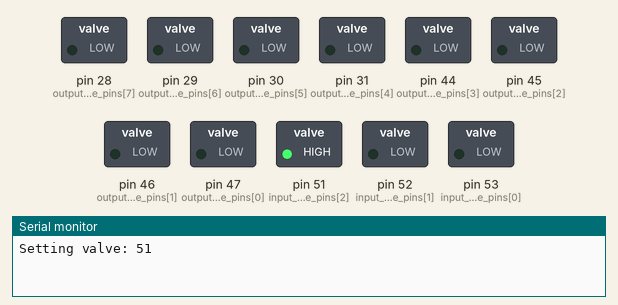
Simulated run of this sketch. Board: Arduino Mega 2560, built with avr-gcc and run on an emulated ATmega2560. On the bench: switched loads named in the sketch (green lamp = pin HIGH), the last lines printed to the serial monitor.

Above: at 0.1 s.
At 1.1 s:
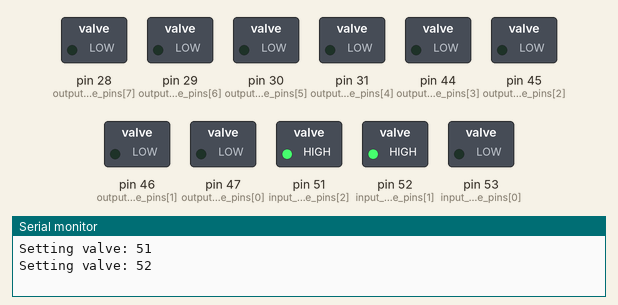
At 2.1 s:
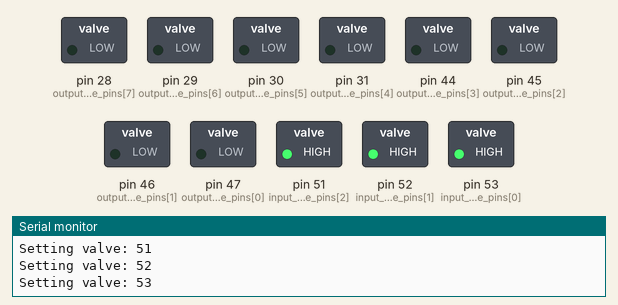
At 5.1 s:
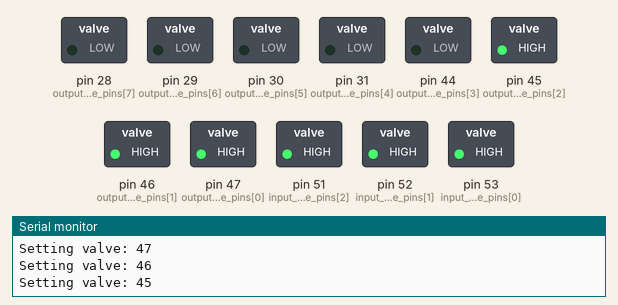
At 7.1 s:
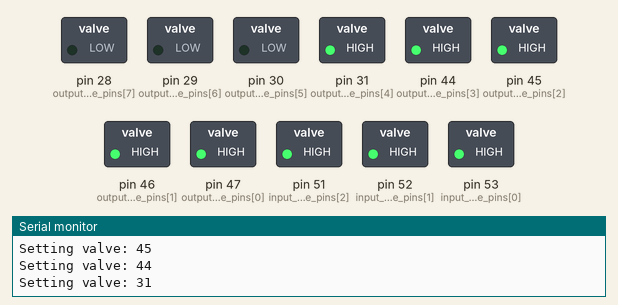
At 10.1 s:
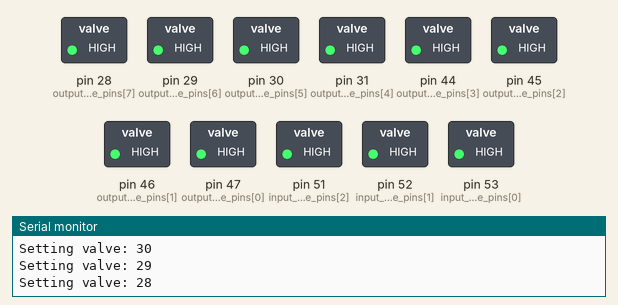
Timing chart, 0 to 11.6 s (numbered marks = the images above):
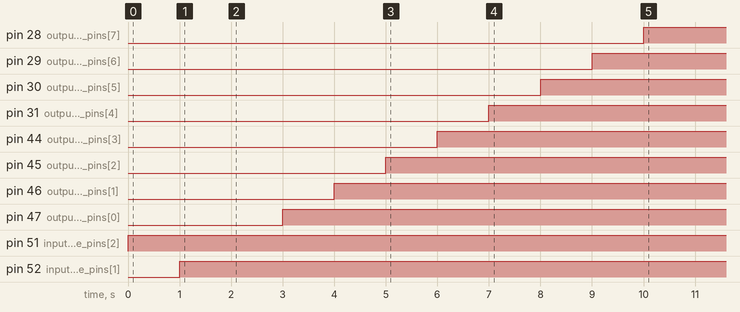

The sketch:

test_valve_open.ino
```cpp
/*
  test_valve_open
  part of pneumatic control code used in the Hatton lab to pneumatically actuate devices

  Opens each input and output valve.

  written 2023-11-10 by Katie Allison
  last modified 2023-11-10
  original pneumatics code by Kurtis Laqua
*/
// Globals for valve states (where OPEN is HIGH because valves are NC)
#define OPEN HIGH
#define CLOSED LOW

// Globals for valve ID order
#define IN_POS 2
#define IN_NEU 1
#define IN_NEG 0

// Pin specifications (output pins, for input and output valves)
const int input_valve_pins[3] = {53,52,51};
const int output_valve_pins[8] = {47,46,45,44,31,30,29,28};

// Changeable constants: length of delay and test set
int delay_time = 1000; // in ms
const int num_input_tests = 3;
int input_valves_to_test[num_input_tests] = {IN_POS,IN_NEU,IN_NEG}; // indices for selected valves to test
const int num_output_tests = 8;
int output_valves_to_test[num_output_tests] = {0,1,2,3,4,5,6,7}; // indices for selected valves to test

void setup() {
  // set up serial output
  Serial.begin(9600);
  Serial.println();

  // set up valve pins as outputs
  for (int i = 0; i < 3 ; i++) {
    pinMode(input_valve_pins[i], OUTPUT);
  }
  for (int i = 0; i < 8 ; i++) {
    pinMode(output_valve_pins[i], OUTPUT);
  }
}

void loop() {
  // open all test input valves
  set_input_valves(OPEN);

  // open all test output valves
  set_output_valves(OPEN);
}

// HELPER FUNCTIONS HERE ------------------------
void set_input_valves(int next_position){
  int valve_ind = 0;
  for (int i = 0; i < num_input_tests ; i++) {
    // Get index of next valve to set
    valve_ind = input_valves_to_test[i];
    Serial.print("Setting valve: ");
    Serial.println(input_valve_pins[valve_ind]);

    // Set valve and wait
    digitalWrite(input_valve_pins[valve_ind], next_position);
    delay(delay_time);
  }
}
void set_output_valves(int next_position){
  int valve_ind = 0;
  for (int i = 0; i < num_output_tests ; i++) {
    // Get index of next valve to set
    valve_ind = output_valves_to_test[i];
    Serial.print("Setting valve: ");
    Serial.println(output_valve_pins[valve_ind]);

    // Set valve and wait
    digitalWrite(output_valve_pins[valve_ind], next_position);
    delay(delay_time);
  }
}
```

Measured:
- by itself, pin 28 (output_valve_pins[7]): LOW → HIGH at 10.0 s
- by itself, pin 29 (output_valve_pins[6]): LOW → HIGH at 9.0 s
- by itself, pin 30 (output_valve_pins[5]): LOW → HIGH at 8.0 s
- by itself, pin 31 (output_valve_pins[4]): LOW → HIGH at 7.0 s
- by itself, pin 44 (output_valve_pins[3]): LOW → HIGH at 6.0 s
- by itself, pin 45 (output_valve_pins[2]): LOW → HIGH at 5.0 s
- by itself, pin 46 (output_valve_pins[1]): LOW → HIGH at 4.0 s
- by itself, pin 47 (output_valve_pins[0]): LOW → HIGH at 3.0 s
